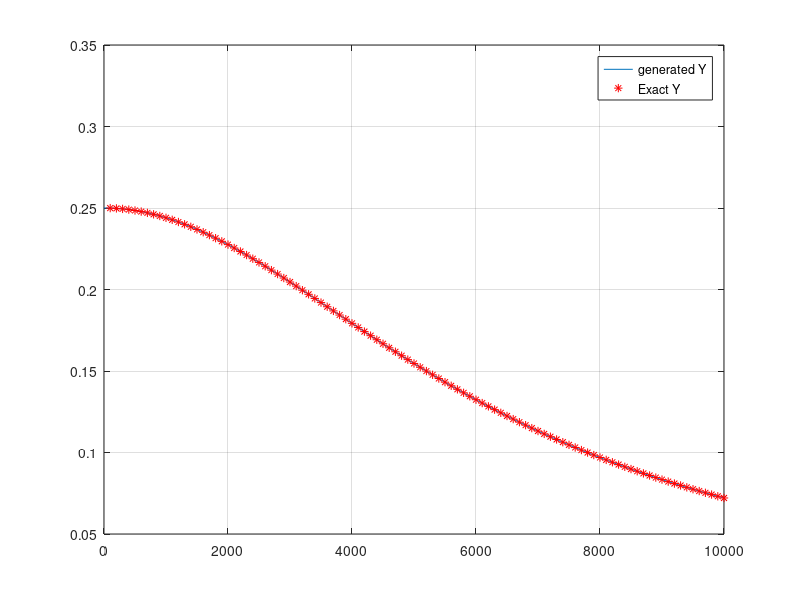

Write the MATLAB code that produced this figure.
clear 
clc
l = 400;
R = 0.01;
L = 2.5e-7;  
C = 1e-10; 
G=0;
f=0:10:5000;
w = 2*pi*f;
s=1i*w;
Z = (R+s.*L);
Y = G+s.*C;
Zo = sqrt(Z./Y);
gama = sqrt(Z.*Y);
Y11= cosh(gama.* l)./(Zo.*sinh(gama.*l));
%Y11
plot(f,Y11)
%%
clear all
clc
% Given the last 3 points
Yr = [0.2485, 0.2166, 0.1546];  % Real part of Y11
Yi = [-0.0195, -0.0848, -0.1210]; % Imaginary part of Y11
w = [1000*pi, 5000*pi, 10000*pi]; 
A = [];
C = [];
% Loop through each frequency point to construct A and C
for k = 1:length(w)
    wk = w(k);
    Yr_k = Yr(k);
    Yi_k = Yi(k); 
    % Construct rows for A and C
    A_row1 = [-1, Yr_k, 0, -wk*Yi_k]; % Real part 
    A_row2 = [0, Yi_k, -wk, wk*Yr_k]; % Imaginary part 
    
    % Append to A
    A = [A; A_row1; A_row2];    
    % C
    C_row1 = wk^2 * Yr_k; % Real part
    C_row2 = wk^2 * Yi_k; % Imaginary part   
    % Append to C
    C = [C; C_row1; C_row2];
end

% Solve for B = [a0; b0; a1; b1]
B = A \ C;
% get cof
a0 = B(1);
b0 = B(2);
a1 = B(3);
b1 = B(4);
f = 0:100:10000;
w = 2*pi*f;
s = i*w;
% generated H
H = (a1*s+a0)./(s.^2+b1*s+b0);
l = 400;
R = 0.01;
L = 2.5e-7;  
C = 1e-10; 
G=0;
Z = (R+s.*L);
Y = G+s.*C;
Zo = sqrt(Z./Y);
gama = sqrt(Z.*Y);
Y11= cosh(gama.* l)./(Zo.*sinh(gama.*l));
% find the error
n =length(H)-1;
Error = abs(H-Y11);
Error = Error(2:end);
Error = sum(Error)/n;
% plot both in the same figure 
figure(1)
plot(f,H,f,Y11,'r *');
legend('generated Y' ,'Exact Y',sprintf('Error = %.4f', Error))
grid on